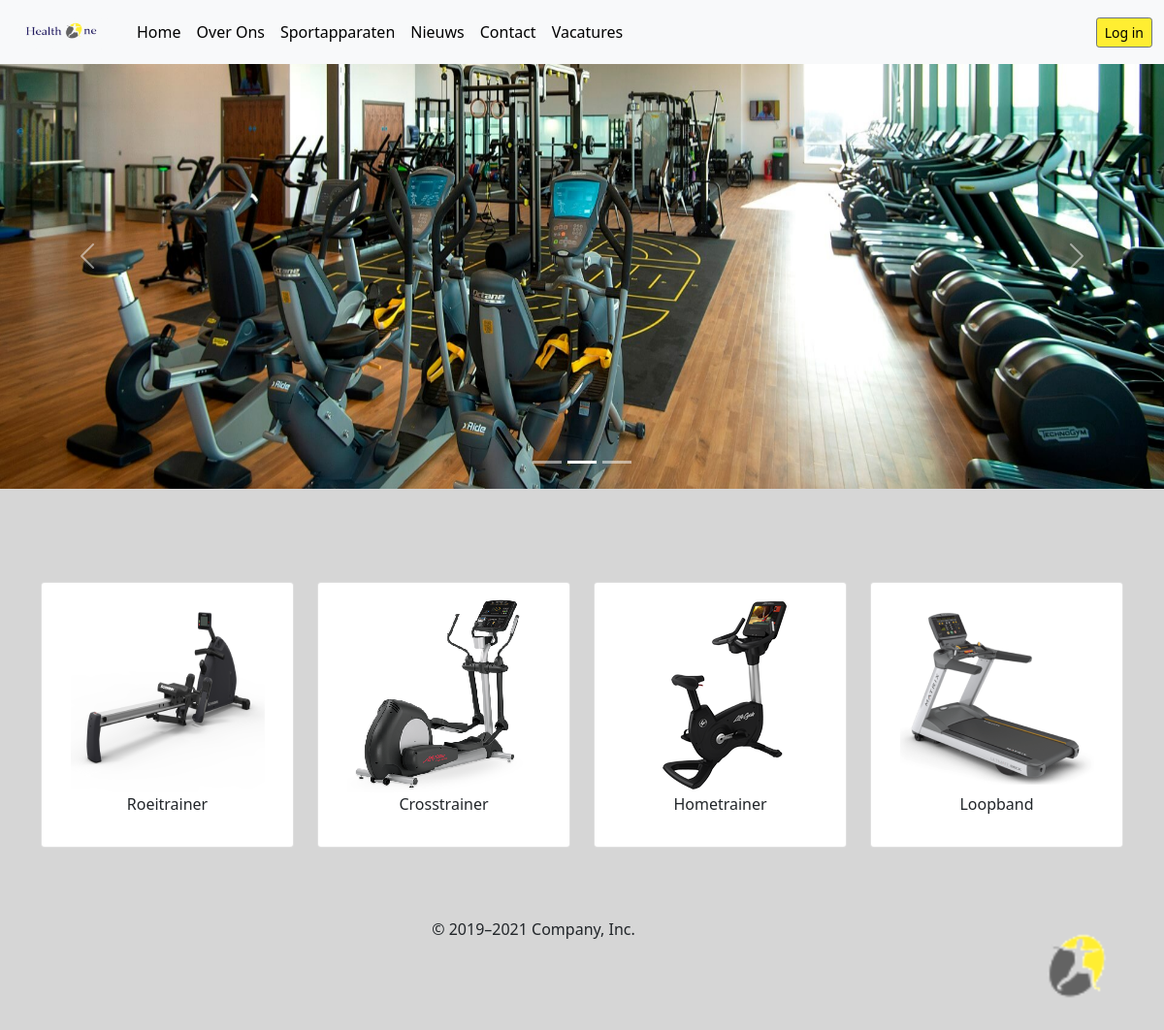
The page /categories on the database its author committed.
### tables this page shows
CREATE TABLE `category` (
  `id` int(11) NOT NULL,
  `name` varchar(255) NOT NULL,
  `picture` varchar(255) NOT NULL,
  `description` text NOT NULL
);

### Modules/Categories.php (called while the page is built, shortened)
<?php
function getCategories()
{
    global $pdo;
    $query=$pdo->prepare("SELECT * FROM category");
    $query->execute();
    $result=$query->fetchAll(PDO::FETCH_CLASS,"Category" );
   return $result;
}

### Templates/categorieën.php (the view, shortened to what this page needs)
<!DOCTYPE html>
<html lang="en">
<?php
include_once('defaults/head.php');
include_once('defaults/menu.php');
global $categories
?>
<body>
<main>
    <div id="myCarousel" class="carousel slide" data-bs-ride="carousel">
        <div class="carousel-indicators">
            <button type="button" data-bs-target="#myCarousel" data-bs-slide-to="0" class="" aria-label="Slide 1"></button>
            <button type="button" data-bs-target="#myCarousel" data-bs-slide-to="1" aria-label="Slide 2" class="active" aria-current="true"></button>
            <button type="button" data-bs-target="#myCarousel" data-bs-slide-to="2" aria-label="Slide 3" class=""></button>
        </div>
        <div class="carousel-inner">
            <div class="carousel-item active">
                <img class="bd-placeholder-img bg-carousel" src="/Pictures/pic9.jpg" alt="pic1" aria-hidden="true" preserveAspectRatio="xMidYMid slice" focusable="false">
            </div>
        </div>
        <button class="carousel-control-prev" type="button" data-bs-target="#myCarousel" data-bs-slide="prev">
            <span class="carousel-control-prev-icon" aria-hidden="true"></span>
        </button>
        <button class="carousel-control-next" type="button" data-bs-target="#myCarousel" data-bs-slide="next">
            <span class="carousel-control-next-icon" aria-hidden="true"></span>
        </button>
    </div>
    <br>
    <br>
    <br>
    <br>
    <Div class="container">
        <div class="row gy-3 ">
            <?php foreach ($categories as $category): ?>
                <div class="col-sm-4 col-md-3">
                    <div class="card">
                        <div class="card-body text-center">
                            <a href="/category/<?= $category->id ?>">
                                <img class="product-img img-responsive center-block" src="<?= $category->picture ?>" alt="image">
                            </a>
                            <div class="card-title mb-3"><?= $category->name ?></div>
                        </div>
                    </div>
                </div>
            <?php endforeach; ?>
        </div>
    </Div>
</main>
<br>
<br>
<br>
<?php
include_once('defaults/footer.php');
?>
</body>
</html>

### rows shown on the page
category: picture (picture), name "Roeitrainer"
category: picture (picture), name "Crosstrainer"
category: picture (picture), name "Hometrainer"
category: picture (picture), name "Loopband"
